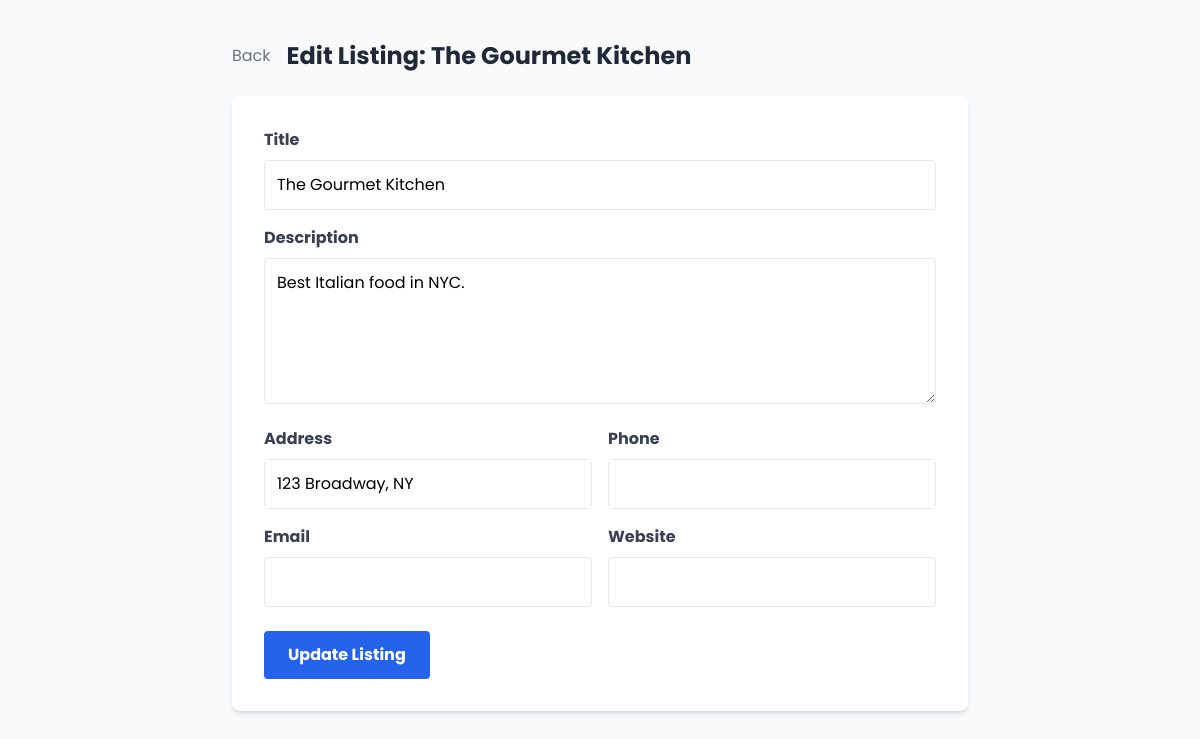
/admin/edit-listing.php?id=1 (signed in), run on the app's committed database.
### tables this page shows
CREATE TABLE IF NOT EXISTS `listings` (
  `id` int NOT NULL AUTO_INCREMENT,
  `user_id` int DEFAULT NULL,
  `category_id` int DEFAULT NULL,
  `location_id` int DEFAULT NULL,
  `title` varchar(255) NOT NULL,
  `image` varchar(255) DEFAULT NULL,
  `slug` varchar(191) NOT NULL,
  `description` text,
  `address` varchar(255) DEFAULT NULL,
  `phone` varchar(20) DEFAULT NULL,
  `email` varchar(100) DEFAULT NULL,
  `website` varchar(255) DEFAULT NULL,
  `is_featured` tinyint(1) DEFAULT '0',
  `status` enum('pending','active','rejected') DEFAULT 'pending',
  `views` int DEFAULT '0',
  `created_at` timestamp NULL DEFAULT CURRENT_TIMESTAMP,
  PRIMARY KEY (`id`),
  UNIQUE KEY `slug` (`slug`),
  KEY `user_id` (`user_id`),
  KEY `category_id` (`category_id`),
  KEY `location_id` (`location_id`)
);

### admin/edit-listing.php (the view, shortened to what this page needs)
<?php
$database = new Database();
$conn = $database->getConnection();
$id = $_GET['id'];
$query = "SELECT * FROM listings WHERE id = :id AND user_id = :uid";
$stmt = $conn->prepare($query);
$stmt->bindParam(':id', $id);
$stmt->bindParam(':uid', $_SESSION['user_id']);
$stmt->execute();
$listing = $stmt->fetch(PDO::FETCH_ASSOC);
?>
<!DOCTYPE html>
<html lang="en">
<head>
    <script src="https://cdn.tailwindcss.com"></script>
</head>
<body class="bg-gray-50 font-[Poppins]">
    <div class="container mx-auto px-4 py-10 max-w-3xl">
        <div class="flex items-center mb-6">
            <a href="my-listings.php" class="text-gray-500 hover:text-blue-600 mr-4"><i class="fas fa-arrow-left"></i> Back</a>
            <h1 class="text-2xl font-bold text-gray-800">Edit Listing: <?php echo htmlspecialchars($listing['title']); ?></h1>
        </div>
        <form method="POST" class="bg-white p-8 rounded-lg shadow-md">
            <div class="mb-4">
                <label class="block text-gray-700 font-bold mb-2">Title</label>
                <input type="text" name="title" value="<?php echo htmlspecialchars($listing['title']); ?>" required class="w-full border p-3 rounded">
            </div>
            <div class="mb-4">
                <label class="block text-gray-700 font-bold mb-2">Description</label>
                <textarea name="description" rows="5" class="w-full border p-3 rounded"><?php echo htmlspecialchars($listing['description']); ?></textarea>
            </div>
            <div class="grid grid-cols-1 md:grid-cols-2 gap-4 mb-6">
                <div>
                    <label class="block text-gray-700 font-bold mb-2">Address</label>
                    <input type="text" name="address" value="<?php echo htmlspecialchars($listing['address']); ?>" class="w-full border p-3 rounded">
                </div>
                <div>
                    <label class="block text-gray-700 font-bold mb-2">Phone</label>
                    <input type="text" name="phone" value="<?php echo htmlspecialchars($listing['phone']); ?>" class="w-full border p-3 rounded">
                </div>
                <div>
                    <label class="block text-gray-700 font-bold mb-2">Email</label>
                    <input type="email" name="email" value="<?php echo htmlspecialchars($listing['email']); ?>" class="w-full border p-3 rounded">
                </div>
                <div>
                    <label class="block text-gray-700 font-bold mb-2">Website</label>
                    <input type="text" name="website" value="<?php echo htmlspecialchars($listing['website']); ?>" class="w-full border p-3 rounded">
                </div>
            </div>
            <button type="submit" class="bg-blue-600 text-white font-bold py-3 px-6 rounded hover:bg-blue-700 transition">Update Listing</button>
        </form>
    </div>
</body>
</html>

### data on the page
listings: title "The Gourmet Kitchen", description "Best Italian food in NYC.", address "123 Broadway, NY"
